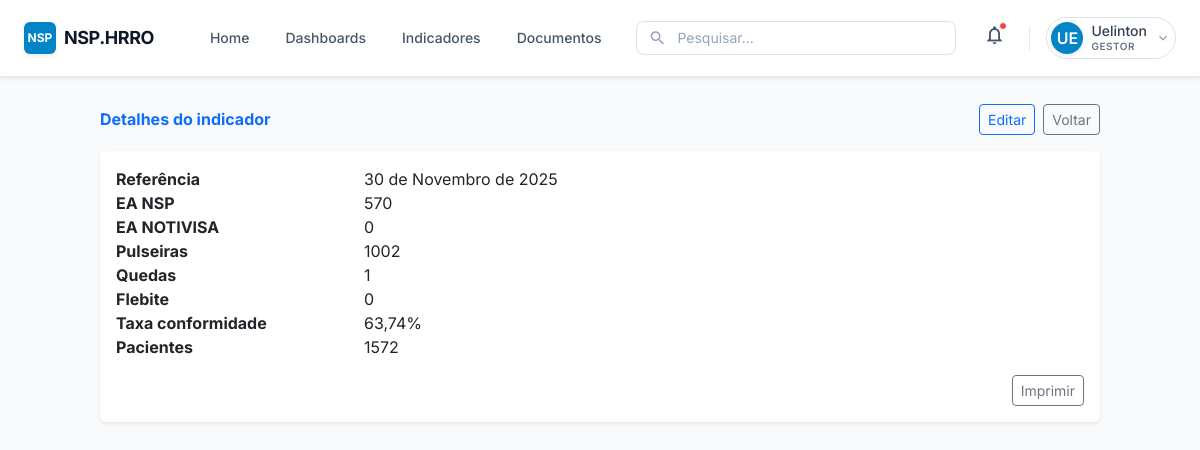
Before: /indicadores/2/ (signed in) with the older database file.
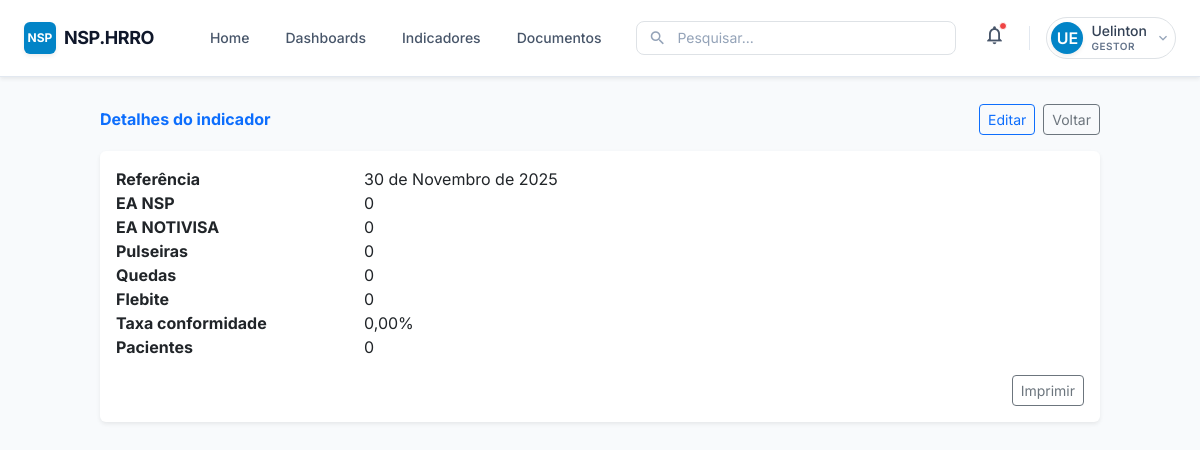
After: the same page with the newer database file.
### core/models.py (models this page shows, shortened)
class MetricEntry(models.Model):
    referencia = models.DateField(default=timezone.now)
    total_ea_nsp = models.PositiveIntegerField()
    total_ea_notivisa = models.PositiveIntegerField()
    total_pulseiras = models.PositiveIntegerField()
    total_ea_queda = models.PositiveIntegerField()
    total_ea_flebite = models.PositiveIntegerField()
    taxa_conformidade = models.DecimalField(max_digits=5, decimal_places=2)
    total_pacientes = models.PositiveIntegerField()
    created_at = models.DateTimeField(auto_now_add=True)
    class Meta:
        ordering = ["-created_at"]

### core/views.py (the view)
# urls.py: path("indicadores/<int:pk>/", indicador_detail, name="indicador_detail"),
@login_required
def indicador_detail(request, pk):
    registro = get_object_or_404(MetricEntry, pk=pk)
    return render(request, "nsp/indicador_detail.html", {"registro": registro})

### templates/nsp/indicador_detail.html (shortened to what this page needs)
{% extends "nsp/base.html" %}
{% block content %}
<div class="container py-4">
  <div class="d-flex justify-content-between align-items-center mb-3">
    <h3 class="mb-0 fw-bold text-primary">Detalhes do indicador</h3>
    <div class="d-flex gap-2">
      <a href="{% url 'coleta_edit' registro.id %}" class="btn btn-outline-primary btn-sm">Editar</a>
      <a href="{% url 'indicadores' %}" class="btn btn-outline-secondary btn-sm">Voltar</a>
    </div>
  </div>
  <div class="card border-0 shadow-sm">
    <div class="card-body">
      <dl class="row mb-0">
        <dt class="col-sm-3">Referência</dt><dd class="col-sm-9">{{ registro.referencia }}</dd>
        <dt class="col-sm-3">EA NSP</dt><dd class="col-sm-9">{{ registro.total_ea_nsp }}</dd>
        <dt class="col-sm-3">EA NOTIVISA</dt><dd class="col-sm-9">{{ registro.total_ea_notivisa }}</dd>
        <dt class="col-sm-3">Pulseiras</dt><dd class="col-sm-9">{{ registro.total_pulseiras }}</dd>
        <dt class="col-sm-3">Quedas</dt><dd class="col-sm-9">{{ registro.total_ea_queda }}</dd>
        <dt class="col-sm-3">Flebite</dt><dd class="col-sm-9">{{ registro.total_ea_flebite }}</dd>
        <dt class="col-sm-3">Taxa conformidade</dt><dd class="col-sm-9">{{ registro.taxa_conformidade }}%</dd>
        <dt class="col-sm-3">Pacientes</dt><dd class="col-sm-9">{{ registro.total_pacientes }}</dd>
      </dl>
      <div class="text-end mt-3">
        <button class="btn btn-outline-secondary btn-sm" onclick="window.print()">Imprimir</button>
      </div>
    </div>
  </div>
</div>
{% endblock %}

Changed rows visible on the page:
changed MetricEntry: total_ea_nsp "570" → "0"; total_pulseiras "1002" → "0"; total_ea_queda "1" → "0"; taxa_conformidade "63,74" → "0,00"; total_pacientes "1572" → "0"
